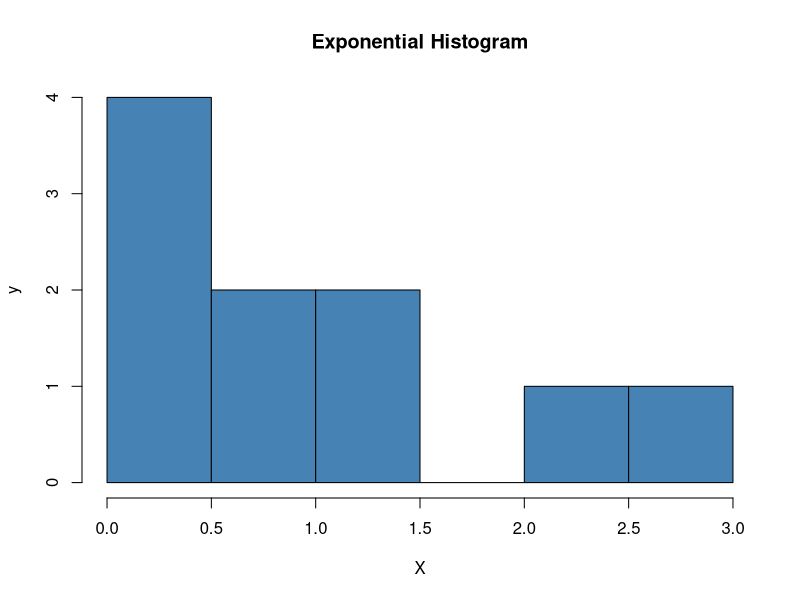
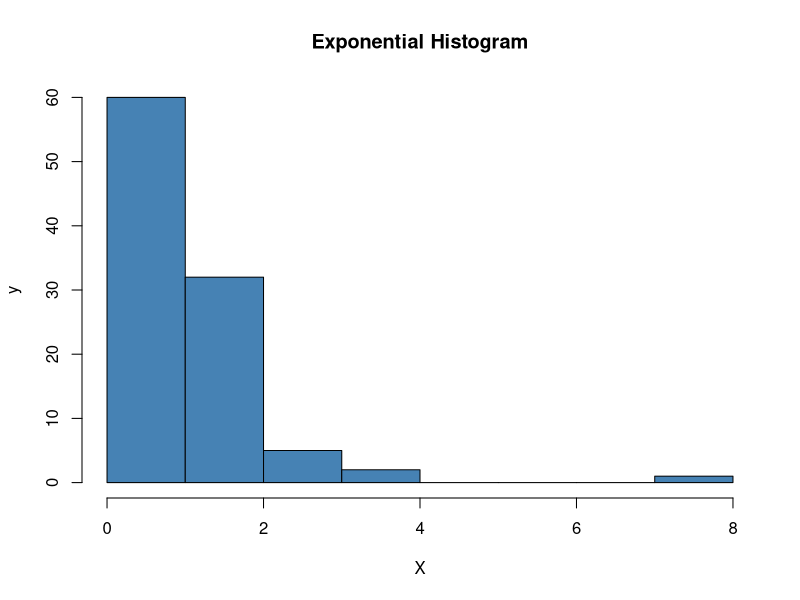
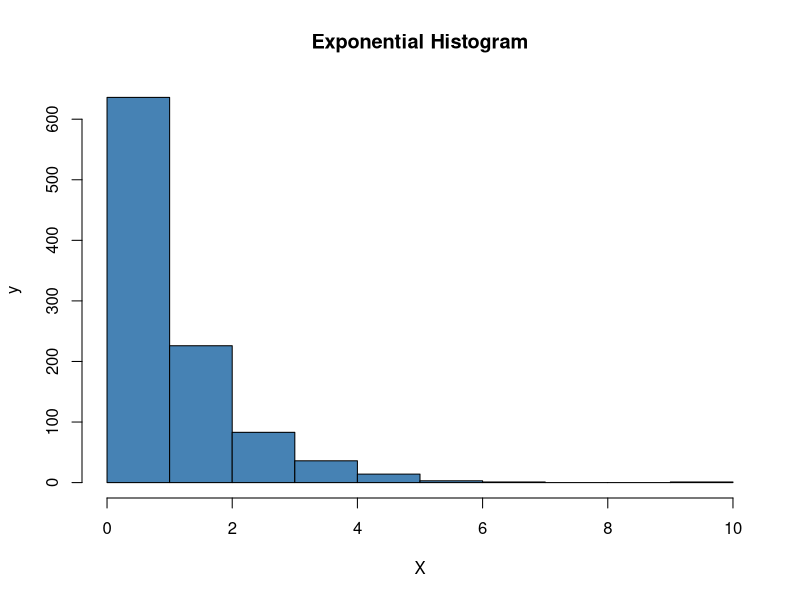
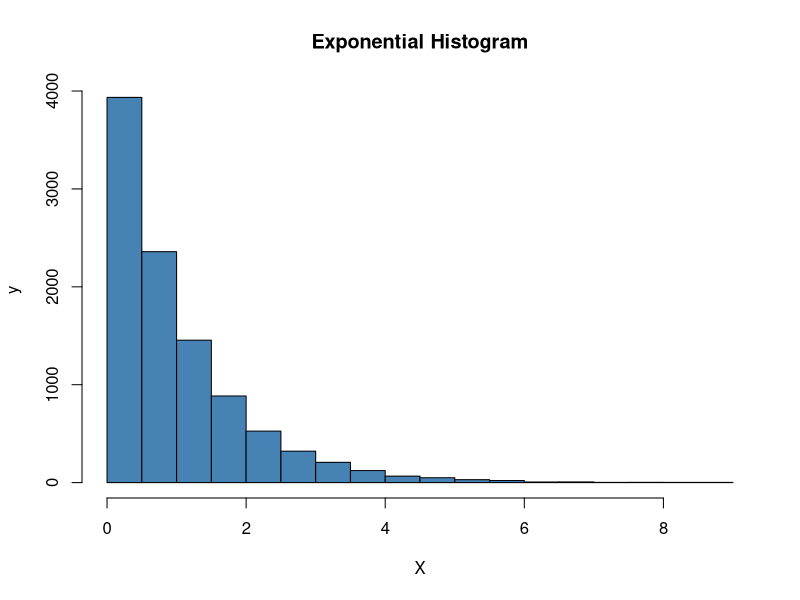

These charts were generated, in order, by the following R code:
# Nomor 5.a fungsi probabilitas dari distribusi eskponensial

lambda = 3 
dexp(lambda)

# Nomor 5.b Histogram dari distribusi eksponensial untuk 10, 100, 1000, dan 10000 bilangan random 

n = 10
hist(rexp(n),main = "Exponential Histogram", col = "steelblue", xlab = "X", ylab = "y")

n = 100
hist(rexp(n),main = "Exponential Histogram", col = "steelblue", xlab = "X", ylab = "y")

n = 1000
hist(rexp(n),main = "Exponential Histogram", col = "steelblue", xlab = "X", ylab = "y")

n = 10000
hist(rexp(n),main = "Exponential Histogram", col = "steelblue", xlab = "X", ylab = "y")


# Nomor 5.c nilai rataan dan varian distribusi eksponensial 
# untuk n = 100 dan lambda = 3

lambda = 3
n = 100 

set.seed(1)
E = mean(rexp(n, rate = lambda))
var = (sd(rexp(n, rate = lambda)))^2
E
var







